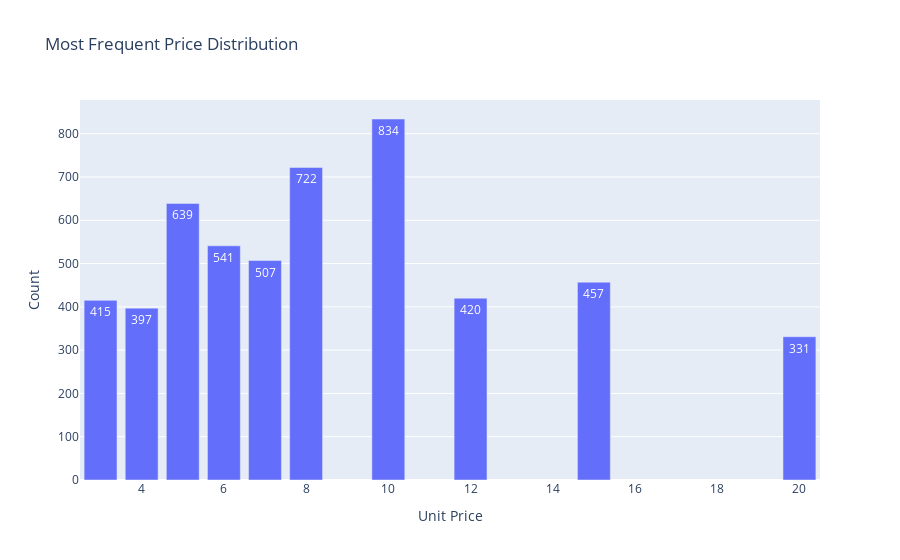

Write notebook code for a chart like this one.
### Markdown cell above
### Most Frequent Price

### Code cell
# df_package_not_null['unit price'].hist()

fig = px.bar(df_package_not_null['unit price'].value_counts().reset_index().rename(columns={'index':'Unit Price', 'unit price':'Count'}).head(10), 
                   x='Unit Price', y='Count',
                   title='Most Frequent Price Distribution',
                   text_auto=True)
fig.update_layout(yaxis_title="Count")
fig.update_traces(textposition='inside')
fig.show()

### Figure 1 — Plotly figure (JSON) as saved in the notebook; plotly's stock layout.template omitted (floating-point values rounded to 4 significant figures)
{"data": [{"alignmentgroup": "True", "hovertemplate": "Unit Price=%{x}<br>Count=%{y}<extra></extra>", "legendgroup": "", "marker": {"color": "#636efa", "pattern": {"shape": ""}}, "name": "", "offsetgroup": "", "orientation": "v", "showlegend": false, "textposition": "inside", "texttemplate": "%{y}", "type": "bar", "x": [10.0, 8.0, 5.0, 6.0, 7.0, 15.0, 12.0, 3.0, 4.0, 20.0], "xaxis": "x", "y": [834, 722, 639, 541, 507, 457, 420, 415, 397, 331], "yaxis": "y"}], "layout": {"barmode": "relative", "legend": {"tracegroupgap": 0}, "title": {"text": "Most Frequent Price Distribution"}, "xaxis": {"anchor": "y", "domain": [0.0, 1.0], "title": {"text": "Unit Price"}}, "yaxis": {"anchor": "x", "domain": [0.0, 1.0], "title": {"text": "Count"}}}}
